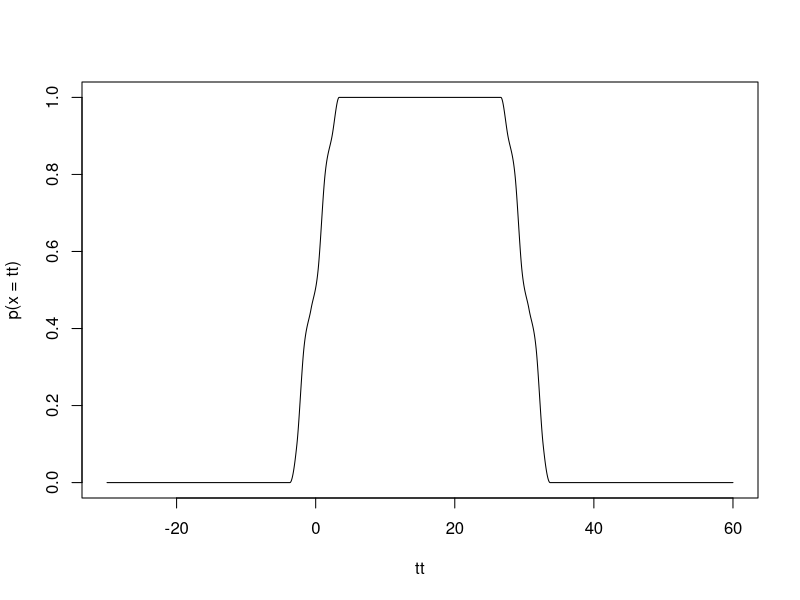
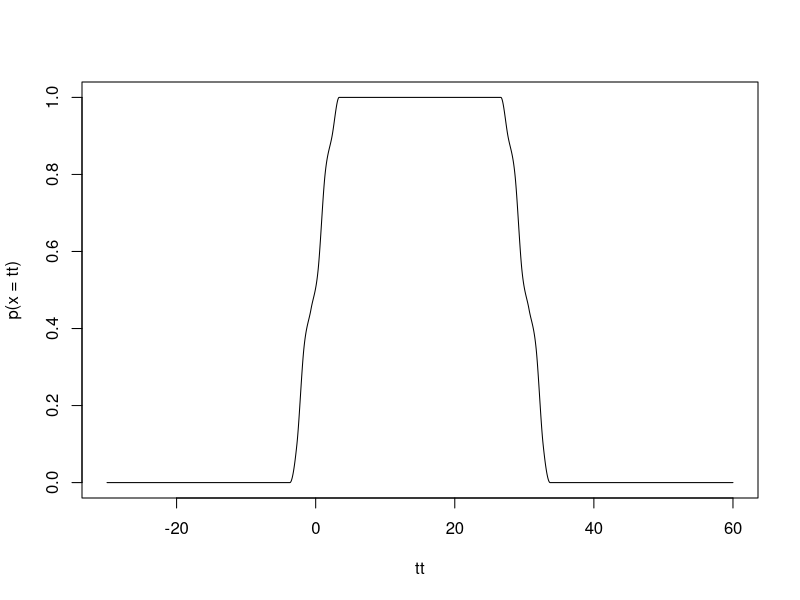

Generate these figures, in order, with R: (Note: this script raises an error after producing the figures.)
# Example 1 - moving bounds out

t1 <- 0
t2 <- 30
delta <- t2 - t1

t <- seq(t1-30,t2+30, length.out = 90)
pt <- c(rep(0,27),0.1,0.35,0.45,0.55,0.8,0.9,rep(1,24),0.9,0.8,0.55,0.45,0.35,0.1,rep(0,27))

p <- splinefun(x = t, y = pt, method = "monoH.FC")

tt<- seq(t1-30,t2+30,0.01)
plot(x = tt, p(x=tt), type = "l")

plot(x = tt, p(x=tt), type = "l")
ptt <- pmax(0, p(x=tt)) # normalize so prob >0
const <- sum(ptt)
sptt <- sort(ptt, decreasing = TRUE) / const
critp <- sptt[which(cumsum(sptt) >= 1-alpha)[1]] * const
abline(h=critp, col = "red", lty = 3)
abline(v=t1, col= "green")
abline(v=t2, col= "green")

posterior_minus_crit <- function(x, alpha=0.05, f = p2) {
  #browser()
  ptt <- pmax(0, f(tt)) # normalize so prob >0
  const <- sum(ptt)
  sptt <- sort(ptt, decreasing = TRUE) / const
  critp <- sptt[which(cumsum(sptt) >= 1-alpha)[1]] * const
  return(f(x) - critp)
}

CI.LB <- uniroot(posterior_minus_crit, interval = c(t1-delta,t1+delta/2))$root
CI.UB <- uniroot(posterior_minus_crit, interval = c(t2-delta/2,t2+delta))$root

plot(x = tt, p(x=tt), type = "l")
ptt <- pmax(0, p(x=tt)) # normalize so prob >0
const <- sum(ptt)
sptt <- sort(ptt, decreasing = TRUE) / const
critp <- sptt[which(cumsum(sptt) >= 1-alpha)[1]] * const
abline(h=critp, col = "red", lty = 3)
abline(v=t1, col= "green")
abline(v=t2, col= "green")
abline(v=CI.LB, col = "blue", lty = 3)
abline(v=CI.UB, col = "blue", lty = 3)




# Example 2 - moving bounds in
t1 <- 0
t2 <- 150
delta <- t2 - t1

t <- seq(t1-30,t2+30, length.out = 204)
pt <- c(rep(0,20),0.05,0.07,0.1,0.15,0.2,0.25,0.3,0.4,0.5,0.6,0.7,0.8,0.85,0.9,rep(1,136),0.9,0.85,0.8,0.7,0.6,0.5,0.4,0.3,0.25,0.2,0.15,0.1,0.07,0.05,rep(0,20))

p <- splinefun(x = t, y = pt, method = "monoH.FC")

tt<- seq(t1-30,t2+30,0.01)
plot(x = tt, p(x=tt), type = "l")


posterior_minus_crit <- function(x, alpha=0.05, f = p) {
  #browser()
  ptt <- pmax(0, f(tt)) # normalize so prob >0
  const <- sum(ptt)
  sptt <- sort(ptt, decreasing = TRUE) / const
  critp <- sptt[which(cumsum(sptt) >= 1-alpha)[1]] * const
  return(f(x) - critp)
}

CI.LB <- uniroot(posterior_minus_crit, interval = c(t1-delta,t1+delta/2))$root
CI.UB <- uniroot(posterior_minus_crit, interval = c(t2-delta/2,t2+delta))$root

plot(x = tt, p(x=tt), type = "l")
ptt <- pmax(0, p(x=tt)) # normalize so prob >0
const <- sum(ptt)
sptt <- sort(ptt, decreasing = TRUE) / const
critp <- sptt[which(cumsum(sptt) >= 1-alpha)[1]] * const
abline(h=critp, col = "red", lty = 3)
abline(v=t1, col= "green")
abline(v=t2, col= "green")
abline(v=CI.LB, col = "blue", lty = 3)
abline(v=CI.UB, col = "blue", lty = 3)
